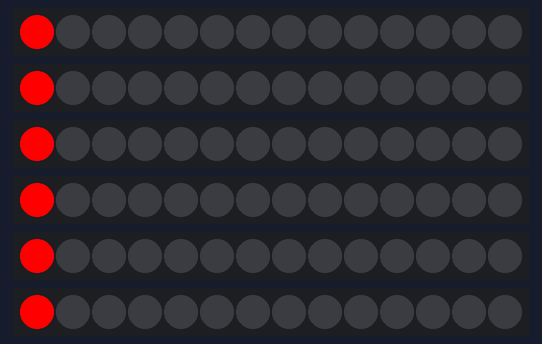
This sketch was run on a simulated Arduino Uno, built with avr-gcc and run on an emulated ATmega328P. On the bench: 6 × 14 RGB LEDs in strip order, left to right. Dim RGB values are drawn brighter than linear.

Above: at 0.01 s.
At 1.08 s:
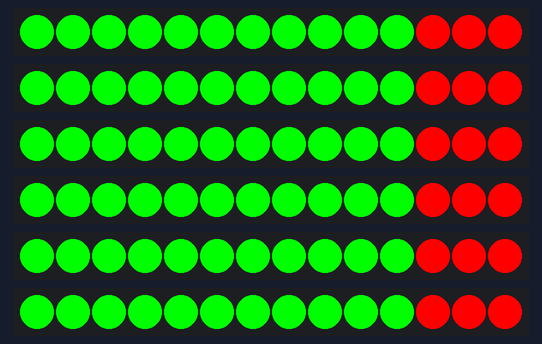
At 2.14 s:
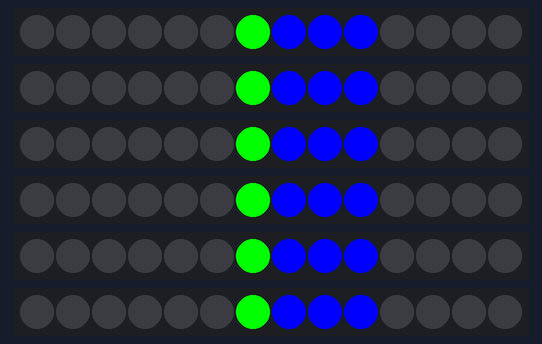
At 15.39 s:
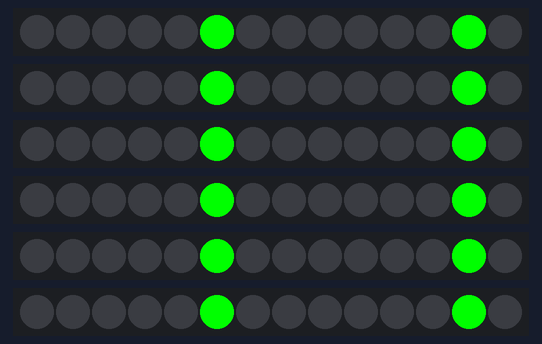
At 30.67 s:
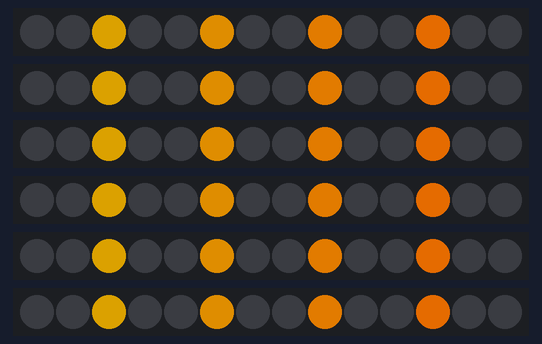
At 32.55 s:
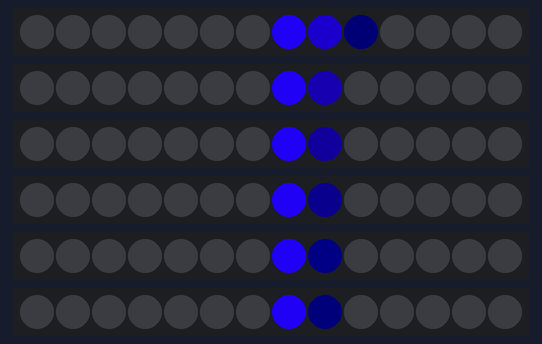

The sketch:

multiple_strips_basic.ino
```cpp
// (licence header left out)
#include <Adafruit_NeoPixel.h>

#define STRIP_COUNT 6
// common number of pixels - this is meant to control pixels
#define PIXELS 14
// on ATMega328 based Arduinos these are all the PWM pins
// Note that if you change this, the STRIP_COUNT has be changed as well
int PIN[] = {3,5,6,9,10,11};

Adafruit_NeoPixel strip[] = {
    Adafruit_NeoPixel(PIXELS, PIN[0], NEO_GRB + NEO_KHZ800),
    Adafruit_NeoPixel(PIXELS, PIN[1], NEO_GRB + NEO_KHZ800),
    Adafruit_NeoPixel(PIXELS, PIN[2], NEO_GRB + NEO_KHZ800),
    Adafruit_NeoPixel(PIXELS, PIN[3], NEO_GRB + NEO_KHZ800),
    Adafruit_NeoPixel(PIXELS, PIN[4], NEO_GRB + NEO_KHZ800),
    Adafruit_NeoPixel(PIXELS, PIN[5], NEO_GRB + NEO_KHZ800)
  };

void setup() {
   for (int count=0;count < STRIP_COUNT;count++) {
     strip[count].begin();
     strip[count].show();
   }
}

void loop() {
  uint8_t speed = 40; // This is the global speed factor.

  // The lower the speed, the faster the lights will become.
  // #Color is a static method so it is fine to take it off the first
  // strip
  multiColorWipe(strip[0].Color(255, 0, 0), speed); // Red
  multiColorWipe(strip[0].Color(0, 255, 0), speed); // Green
  multiColorWipe(strip[0].Color(0, 0, 255), speed); // Blue


  for(int chase_size = 10; chase_size > 3; chase_size = chase_size -1){
    multiLargeBlockChase(strip[0].Color(0, 255, 0), chase_size, speed);
   }
   multiRainbowTheaterChase(speed);

  for(int position = 0; position < 255; position = position + 40){
    knightRider(1, 4 , 2, Wheel(position));
  }

}

// Fill the dots one after the other with a color
void multiColorWipe(uint32_t c, uint8_t wait) {
  for(uint16_t i=0; i < PIXELS; i++) {
    for (int count=0;count < STRIP_COUNT;count++) {
     strip[count].setPixelColor(i, c);
   }
   showEffect(wait);
  }
}

// shows effect on all knows strips
void showEffect(uint8_t wait){
   for (int count=0;count < STRIP_COUNT;count++) {
     strip[count].show();
   }
   delay(wait);
}


// Theatre-style crawling lights for multiple strips
void multiTheaterChase(uint32_t c, uint8_t wait) {
  multiLargeBlockChase(c,3, wait);
}

// Chase like behavior with large blocks of colors - basically
// a version of theater chase but with a cutomizable width
void multiLargeBlockChase(uint32_t c, uint8_t width, uint8_t wait) {
  for (int j=0; j < 10; j++) {  //do 10 cycles of chasing
    for (int q=0; q < width; q++) {
      for (int i=0; i < PIXELS; i = i + width) {
         for (int count=0;count < STRIP_COUNT;count++) {
           strip[count].setPixelColor(i+q, c);
         }
       }
       showEffect(wait);

      for (int i=0; i < PIXELS; i = i + width) {
        for (int count=0;count < STRIP_COUNT;count++) {
           strip[count].setPixelColor(i+q, 0);
         }
      }
    }
  }
}
//
// Theatre-style crawling lights with rainbow effect
// This is pretty much the same thing as the previous one except that
// the color is selected via a method Wheel
void multiRainbowTheaterChase(uint8_t wait) {
  for (int j=0; j < 50; j++) {  //do 50 cycles of chasing
    for (int q=0; q < 3; q++) {
      for (int i=0; i < PIXELS; i=i+3) {
         for (int count=0;count < STRIP_COUNT;count++) {
           strip[count].setPixelColor(i+q, Wheel( (i+j) % 255)); //turn every third pixel on
         }
       }
       showEffect(wait);

      for (int i=0; i < PIXELS; i=i+3) {
        for (int count=0;count < STRIP_COUNT;count++) {
           strip[count].setPixelColor(i+q, 0); //turn every third pixel off
         }
      }
    }
  }
}


// Input a value 0 to 255 to get a color value.
// The colours are a transition r - g - b - back to r.
uint32_t Wheel(byte WheelPos) {
  if(WheelPos < 85) {
   return strip[0].Color(WheelPos * 3, 255 - WheelPos * 3, 0);
  } else if(WheelPos < 170) {
   WheelPos -= 85;
   return strip[0].Color(255 - WheelPos * 3, 0, WheelPos * 3);
  } else {
   WheelPos -= 170;
   return strip[0].Color(0, WheelPos * 3, 255 - WheelPos * 3);
  }
}

// The following function is inspired from the knightrider sketch in
// https://github.com/technobly/NeoPixel-KnightRider/blob/master/NeoPixel_KnightRider.ino
// It has been modified to use multiple strips in parallel
//
// Cycles - one cycle is scanning through all pixels left then right (or right then left)
// Speed - how fast one cycle is (32 with 16 pixels is default KnightRider speed)
// Width - how wide the trail effect is on the fading out LEDs.  The original display used
//         light bulbs, so they have a persistance when turning off.  This creates a trail.
//         Effective range is 2 - 8, 4 is default for 16 pixels.  Play with this.
// Color - 32-bit packed RGB color value.  All pixels will be this color.
// knightRider(cycles, speed, width, color);
void knightRider(uint16_t cycles, uint16_t speed, uint8_t width, uint32_t color) {
  uint32_t old_val[PIXELS]; // up to 256 lights!
  for(int i = 0; i < cycles; i++){
    //forward
    for (int count = 1; count< PIXELS; count++) {
          for (int scount=0; scount < STRIP_COUNT;scount++) {
           strip[scount].setPixelColor(count, color);
           old_val[count] = color;
           for(int x = count; x>0; x--) {
             old_val[x-1] = dimColor(old_val[x-1], width);
             strip[scount].setPixelColor(x-1, old_val[x-1]);
           }
          }
      showEffect(speed);
    }
    //reverse
    for (int count = PIXELS - 1; count>=0; count--) {
      for (int scount=0; scount < STRIP_COUNT;scount++) {
       strip[scount].setPixelColor(count, color);
       old_val[count] = color;
       for(int x = count; x<= PIXELS ;x++) {
         old_val[x-1] = dimColor(old_val[x-1], width);
         strip[scount].setPixelColor(x+1, old_val[x+1]);
       }
      }
     showEffect(speed);
    }
  }
}

// Dims the color in proportion of the width.
// The dimness is calculated by dividing the the RGB components
// by the width and doing a masking with that color space.
// Example
// red  color&0xFF0000 <- extracts the red component
//     dividing that by width reduces it to a 20th in brightness
//     masking with the original color space FF0000 gives the values for the original component, if anything has overflowed
uint32_t dimColor(uint32_t color, uint8_t width) {
   return (((color&0xFF0000)/width)&0xFF0000) + (((color&0x00FF00)/width)&0x00FF00) + (((color&0x0000FF)/width)&0x0000FF);
}
```
